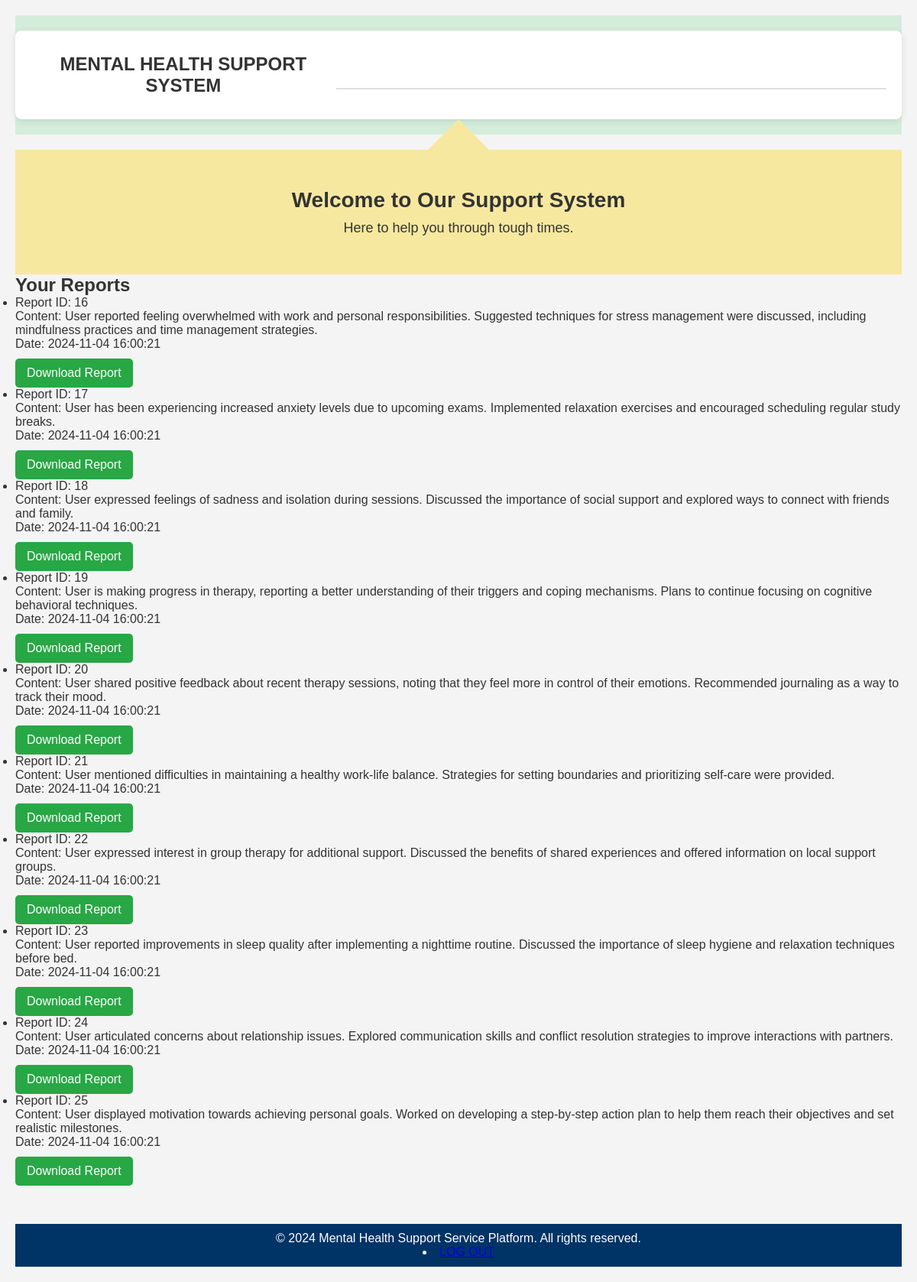
/reports.php (signed in), run on the app's committed database.
### tables this page shows
CREATE TABLE `users_reports` (
  `report_id` int(11) NOT NULL,
  `user_id` int(11) NOT NULL,
  `report_content` text NOT NULL,
  `created_at` timestamp NOT NULL DEFAULT current_timestamp()
);

### reports.php (the view, shortened to what this page needs)
<?php
include 'includes/db_connection.php';
$stmt = $conn->prepare("SELECT * FROM users_reports WHERE user_id = ?");
$stmt->bind_param("i", $_SESSION['user_id']);
$stmt->execute();
$reportsResult = $stmt->get_result();
$reports = $reportsResult->fetch_all(MYSQLI_ASSOC);
?>
<!DOCTYPE html>
<html lang="en">
<head>
    <link rel="stylesheet" href="CSS/include.css">
    <link rel="stylesheet" href="CSS/styles.css">
    <link rel="stylesheet" href="CSS/reports.css">
</head>
<body>
    <?php include 'includes/header.php'; ?>
    <main>
        <div class="reports-container">
            <h2>Your Reports</h2>
            <?php if (empty($reports)): ?>
                <p>No reports found.</p>
            <?php else: ?>
                <ul>
                    <?php foreach ($reports as $report): ?>
                        <li class="report">
                            <p>Report ID: <?php echo $report['report_id']; ?></p>
                            <p>Content: <?php echo htmlspecialchars($report['report_content']); ?></p>
                            <p class="date">Date: <?php echo $report['created_at']; ?></p>
                            <a href="download_report.php?id=<?php echo $report['report_id']; ?>" class="download-button">Download Report</a>
                        </li>
                    <?php endforeach; ?>
                </ul>
            <?php endif; ?>
        </div>
    </main>
    <?php include 'includes/footer.php'; ?>
</body>
</html>

### includes/header.php
<header>
    <div class="container">
        <div class="logo">
            <h1>MENTAL HEALTH SUPPORT SYSTEM</h1>
        </div>
        <nav>
            <ul>
                <li><a href="index.php">HOME</a></li>
                <li><a href="services.php">SERVICES</a></li>
                <li><a href="plans.php">PLANS</a></li>
                <li><a href="about.php">ABOUT</a></li>
                <li><a href="community.php">COMMUNITY</a></li>
                <?php if (isset($_SESSION['user_id'])): ?>
                    <li><a href="logout.php">LOG OUT</a></li>
                <?php else: ?>
                    <li><a href="login.php">LOG IN</a></li>
                    <li><a href="signup.php">SIGN UP</a></li>
                <?php endif; ?>
            </ul>
        </nav>
    </div>
</header>
<div class="triangle-panel">
    <div class="panel-content">
        <h2>Welcome to Our Support System</h2>
        <p>Here to help you through tough times.</p>
    </div>
</div>

### includes/footer.php (shortened to what this page needs)
<footer>
    <p>&copy; 2024 Mental Health Support Service Platform. All rights reserved.</p>
    <div class="social-icons">
                  <?php if (isset($_SESSION['user_id'])): ?>
                    <li><a href="logout.php">LOG OUT</a></li>
                <?php else: ?>
                    <li><a href="login.php">LOG IN</a></li>
                    <li><a href="signup.php">SIGN UP</a></li>
                <?php endif; ?>
    </div>
</footer>

### CSS/include.css (style rules this page uses)
body { font-family: Arial, sans-serif; margin: 0; padding: 0; }
.container { width: 90%; margin: 0 auto; }
header { background-color: #003366; color: white; padding: 20px 0; width: 100%; box-sizing: border-box; }
header .container { display: flex; justify-content: space-between; align-items: center; width: 100%; max-width: 1200px; margin: 0 auto; }
header .logo h1 { margin: 0; font-size: 24px; }
header nav ul { list-style: none; padding: 0; margin: 0; display: flex; justify-content: flex-end; }
header nav ul li { margin: 0 15px; }
header nav ul li a { text-decoration: none; color: white; font-size: 16px; }
.triangle-panel { background: #f7e8a0; position: relative; text-align: center; padding: 50px 0; margin-top: 20px; }
.triangle-panel::before { content: ''; position: absolute; top: -40px; left: 50%; transform: translateX(-50%); width: 0; height: 0; border-left: 40px solid transparent; border-right: 40px solid transparent; border-bottom: 40px solid #f7e8a0; }
.triangle-panel .panel-content h2 { font-size: 28px; margin-bottom: 10px; }
.triangle-panel .panel-content p { font-size: 18px; margin-top: 0; }
footer { background-color: #003366; color: white; text-align: center; padding: 10px 0; margin-top: 50px; width: 100%; box-sizing: border-box; }
footer p { margin: 0; }

### CSS/styles.css (style rules this page uses)
* { margin: 0; padding: 0; box-sizing: border-box; }
body { font-family: 'Arial', sans-serif; background-color: #f9fafb; color: #333; margin: 0; padding: 0; }
header { background-color: #D4EDDA; padding: 20px 0; color: white; text-align: center; }
h1 { margin: 0; font-size: 2.5rem; font-weight: 700; color: #003366; padding: 10px 0; }
nav ul { list-style-type: none; padding: 15px 0; text-align: center; margin: 0; border-bottom: 2px solid #e0e0e0; }
nav ul li { display: inline-block; margin: 0 15px; }
nav ul li a { color: #003366; text-decoration: none; font-weight: 600; padding: 10px 15px; transition: color 0.3s ease, transform 0.3s ease; }

### CSS/reports.css (style rules this page uses)
body { font-family: Arial, sans-serif; background-color: #f4f4f4; margin: 0; padding: 20px; }
.container { max-width: 800px; margin: auto; background: white; padding: 20px; border-radius: 8px; box-shadow: 0 2px 10px rgba(0, 0, 0, 0.1); }
h1 { text-align: center; color: #333; margin-bottom: 20px; }
.download-button { display: inline-block; padding: 10px 15px; background-color: #28a745; color: white; border: none; border-radius: 5px; text-decoration: none; margin-top: 10px; transition: background-color 0.3s ease, transform 0.3s ease; }

### data on the page
users_reports: report_id "16", report_content "User reported feeling overwhelmed with work and personal responsibilities. Suggested techniques for stress management were discussed, including mindfulness practices and time management strategies.", created_at "2024-11-04 16:00:21"
users_reports: report_id "17", report_content "User has been experiencing increased anxiety levels due to upcoming exams. Implemented relaxation exercises and encouraged scheduling regular study breaks.", created_at "2024-11-04 16:00:21"
users_reports: report_id "18", report_content "User expressed feelings of sadness and isolation during sessions. Discussed the importance of social support and explored ways to connect with friends and family.", created_at "2024-11-04 16:00:21"
users_reports: report_id "19", report_content "User is making progress in therapy, reporting a better understanding of their triggers and coping mechanisms. Plans to continue focusing on cognitive behavioral techniques.", created_at "2024-11-04 16:00:21"
users_reports: report_id "20", report_content "User shared positive feedback about recent therapy sessions, noting that they feel more in control of their emotions. Recommended journaling as a way to track their mood.", created_at "2024-11-04 16:00:21"
users_reports: report_id "21", report_content "User mentioned difficulties in maintaining a healthy work-life balance. Strategies for setting boundaries and prioritizing self-care were provided.", created_at "2024-11-04 16:00:21"
users_reports: report_id "22", report_content "User expressed interest in group therapy for additional support. Discussed the benefits of shared experiences and offered information on local support groups.", created_at "2024-11-04 16:00:21"
users_reports: report_id "23", report_content "User reported improvements in sleep quality after implementing a nighttime routine. Discussed the importance of sleep hygiene and relaxation techniques before bed.", created_at "2024-11-04 16:00:21"
users_reports: report_id "24", report_content "User articulated concerns about relationship issues. Explored communication skills and conflict resolution strategies to improve interactions with partners.", created_at "2024-11-04 16:00:21"
users_reports: report_id "25", report_content "User displayed motivation towards achieving personal goals. Worked on developing a step-by-step action plan to help them reach their objectives and set realistic milestones.", created_at "2024-11-04 16:00:21"
